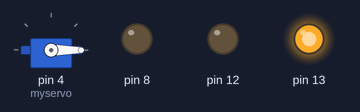
The sketch below on a simulated Arduino Uno, built with avr-gcc and run on an emulated ATmega328P. Parts: servo, output pins drawn as LEDs (lit = HIGH).

Above: at 0.05 s.
At 19.95 s:
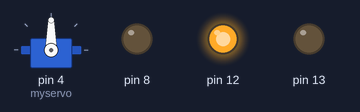
Timing chart, 0 to 26.0 s (numbered marks = the images above):
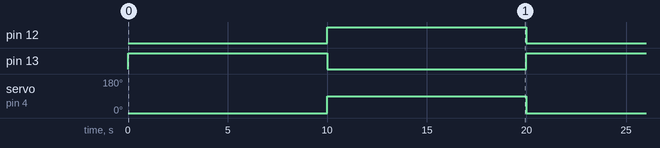

Measured:
- by itself, pin 12, pin 13: alternates HIGH for 10.0 s and LOW for 10.0 s
- by itself, servo on pin 4 (myservo): alternates 90° for 10.0 s and 0° for 10.0 s

The sketch:

servonew.ino
```cpp
#include<Servo.h>
Servo myservo;
void setup() {
  // put your setup code here, to run once:
pinMode(13,OUTPUT);
pinMode(12,OUTPUT);
pinMode(8,OUTPUT);
myservo.attach(4);
}

void loop() {
  // put your main code here, to run repeatedly:
   digitalWrite(13,HIGH);
   digitalWrite(12,LOW);
    digitalWrite(8,LOW);
    myservo.write(0);
    delay(10000);

    digitalWrite(13,LOW);
   digitalWrite(12,HIGH);
    digitalWrite(8,LOW);
    myservo.write(90);
    delay(10000);

}
```
